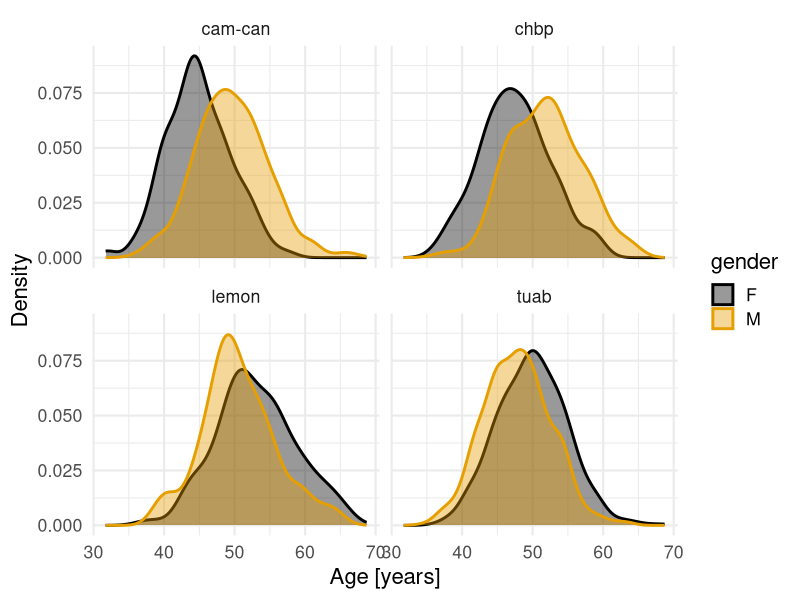
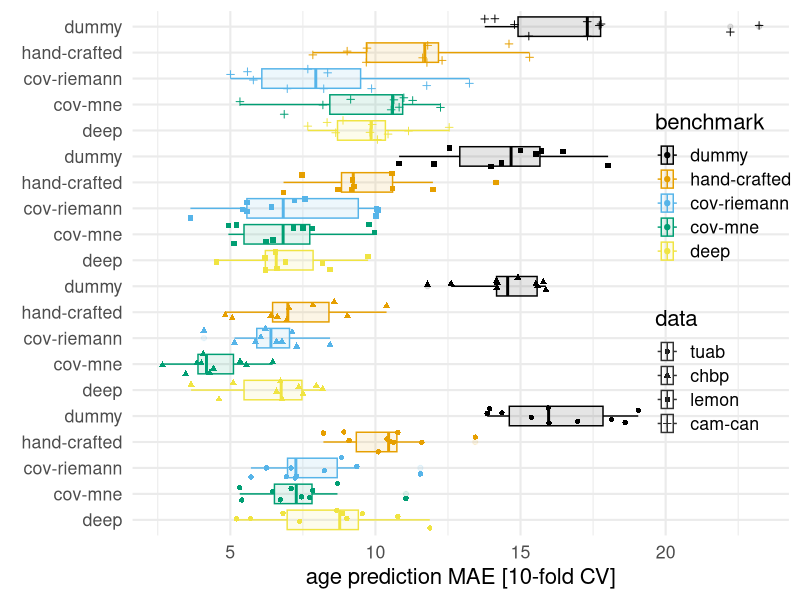
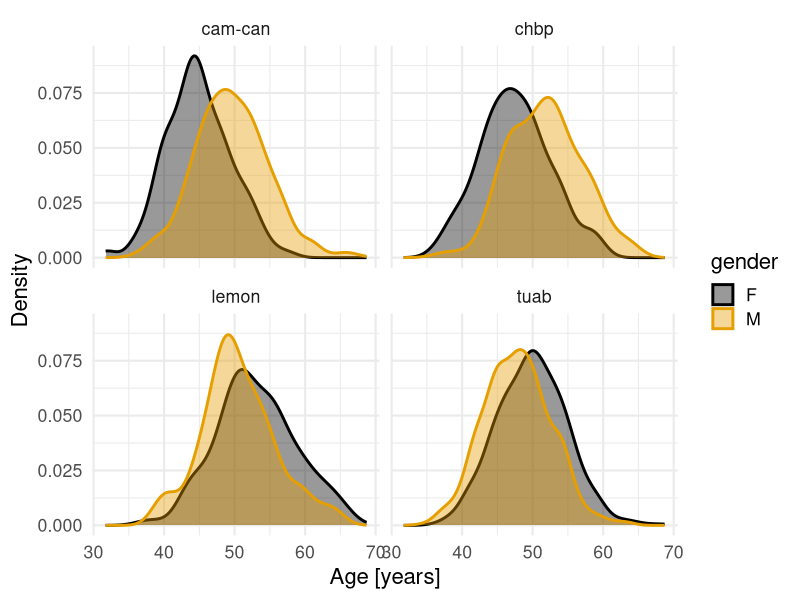
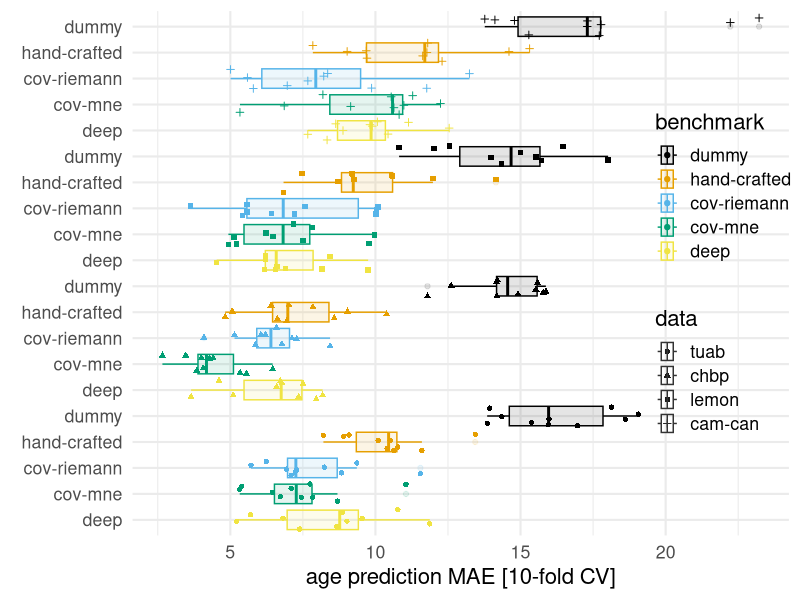

These charts were generated, in order, by the following R code:
library(ggplot2)
library(scales)
library(ggthemes)   
# fig 1

set.seed(42)
demog_data_camcan <- data.frame(
    age = c(rgamma(300, 90, 2), rgamma(320, 100, 2)),
    gender = c(rep("F", 300), rep("M", 320)),
    dataset = "cam-can"
)
demog_data_tuab <- data.frame(
    age = c(rgamma(700, 100, 2), rgamma(639, 95, 2)),
    gender = c(rep("F", 700), rep("M", 639)),
    dataset = "tuab"
)
demog_data_lemon <- data.frame(
    age = c(rgamma(90, 105, 2), rgamma(100, 100, 2)),
    gender = c(rep("F", 90), rep("M", 100)),
    dataset = "lemon"
)
demog_data_chpb <- data.frame(
    age = c(rgamma(120, 95, 2), rgamma(130, 105, 2)),
    gender = c(rep("F", 120), rep("M", 130)),
    dataset = "chbp"
)

demog_data <- rbind(
  demog_data_camcan, demog_data_tuab, demog_data_lemon, demog_data_chpb)

ggplot(
  aes(x = age, color = gender, fill = gender),
      data = demog_data) +
  geom_density(alpha=0.4, size=1) +
  facet_wrap(.~dataset, ncol=2) +
  theme_minimal(base_size = 16) +
  scale_color_colorblind() +
  scale_fill_colorblind() +
  labs(x="Age [years]", y="Density")

ggsave("demographic_hypothesis.png", dpi=150, height = 6, width = 8)

out_grid <- expand.grid(
    data = c("tuab", "chbp", "lemon", "cam-can"),
    benchmarks = c("dummy", "hand-crafted", "cov-riemann", "cov-mne",
                   "deep")
)
expected_mae <- expand.grid(
    data_delta = c(0.5, -2, -1, 1),
    bench_mu = c(16, 10, 8.3, 7.5, 8.7)
)

expected_mae_cv <- cbind(out_grid, expected_mae)

CV <- 10
expected_mae_cv <- do.call(
  rbind,
  lapply(
    seq(nrow(expected_mae_cv)),
        function(ii){
          this_res <- expected_mae_cv[ii,]
          data.frame(data=this_res$data,
                     benchmark=this_res$benchmarks,
                     fold=seq(CV),
                     MAE=rgamma(
                       CV, (this_res$bench_mu + this_res$data_delta) * 2, 2))
}))

ggplot(
  aes(x = MAE, y = interaction(rev(benchmark), data), color = benchmark,
      fill = benchmark,
      shape = data) ,
  data = expected_mae_cv) +
  geom_jitter() +
  geom_boxplot(alpha=0.1) +
  theme_minimal(base_size = 16) +
  scale_color_colorblind() +
  scale_fill_colorblind() +
  scale_y_discrete(
    labels = rep(rev(c("dummy", "hand-crafted", "cov-riemann", "cov-mne",
                       "deep")), times = 5)) +
  theme(legend.position = c(.9, .5)) +
  labs(y = element_blank(), x = "age prediction MAE [10-fold CV]")

ggsave("benchmark_hypothesis.png", dpi=150, height = 6, width = 8)
